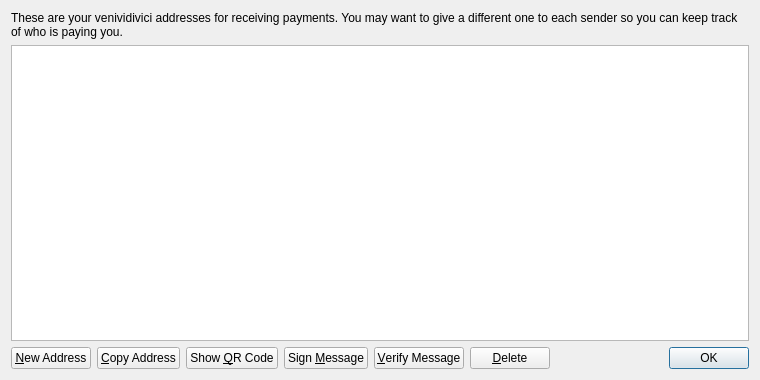
<?xml version="1.0" encoding="UTF-8"?>
<ui version="4.0">
 <class>AddressBookPage</class>
 <widget class="QWidget" name="AddressBookPage">
  <property name="geometry">
   <rect>
    <x>0</x>
    <y>0</y>
    <width>760</width>
    <height>380</height>
   </rect>
  </property>
  <property name="windowTitle">
   <string>Address Book</string>
  </property>
  <layout class="QVBoxLayout" name="verticalLayout">
   <item>
    <widget class="QLabel" name="labelExplanation">
     <property name="text">
      <string>These are your venividivici addresses for receiving payments. You may want to give a different one to each sender so you can keep track of who is paying you.</string>
     </property>
     <property name="textFormat">
      <enum>Qt::PlainText</enum>
     </property>
     <property name="wordWrap">
      <bool>true</bool>
     </property>
    </widget>
   </item>
   <item>
    <widget class="QTableView" name="tableView">
     <property name="contextMenuPolicy">
      <enum>Qt::CustomContextMenu</enum>
     </property>
     <property name="toolTip">
      <string>Double-click to edit address or label</string>
     </property>
     <property name="tabKeyNavigation">
      <bool>false</bool>
     </property>
     <property name="alternatingRowColors">
      <bool>true</bool>
     </property>
     <property name="selectionMode">
      <enum>QAbstractItemView::SingleSelection</enum>
     </property>
     <property name="selectionBehavior">
      <enum>QAbstractItemView::SelectRows</enum>
     </property>
     <property name="sortingEnabled">
      <bool>true</bool>
     </property>
     <attribute name="verticalHeaderVisible">
      <bool>false</bool>
     </attribute>
    </widget>
   </item>
   <item>
    <layout class="QHBoxLayout" name="horizontalLayout">
     <item>
      <widget class="QPushButton" name="newAddressButton">
       <property name="toolTip">
        <string>Create a new address</string>
       </property>
       <property name="text">
        <string>&amp;New Address</string>
       </property>
       <property name="icon">
        <iconset resource="../bitcoin.qrc">
         <normaloff>:/icons/add</normaloff>:/icons/add</iconset>
       </property>
      </widget>
     </item>
     <item>
      <widget class="QPushButton" name="copyToClipboard">
       <property name="toolTip">
        <string>Copy the currently selected address to the system clipboard</string>
       </property>
       <property name="text">
        <string>&amp;Copy Address</string>
       </property>
       <property name="icon">
        <iconset resource="../bitcoin.qrc">
         <normaloff>:/icons/editcopy</normaloff>:/icons/editcopy</iconset>
       </property>
      </widget>
     </item>
     <item>
      <widget class="QPushButton" name="showQRCode">
       <property name="text">
        <string>Show &amp;QR Code</string>
       </property>
       <property name="icon">
        <iconset resource="../bitcoin.qrc">
         <normaloff>:/icons/qrcode</normaloff>:/icons/qrcode</iconset>
       </property>
      </widget>
     </item>
     <item>
      <widget class="QPushButton" name="signMessage">
       <property name="toolTip">
        <string>Sign a message to prove you own a venividivici address</string>
       </property>
       <property name="text">
        <string>Sign &amp;Message</string>
       </property>
       <property name="icon">
        <iconset resource="../bitcoin.qrc">
         <normaloff>:/icons/edit</normaloff>:/icons/edit</iconset>
       </property>
      </widget>
     </item>
     <item>
      <widget class="QPushButton" name="verifyMessage">
       <property name="toolTip">
        <string>Verify a message to ensure it was signed with a specified venividivici address</string>
       </property>
       <property name="text">
        <string>&amp;Verify Message</string>
       </property>
       <property name="icon">
        <iconset resource="../bitcoin.qrc">
         <normaloff>:/icons/transaction_0</normaloff>:/icons/transaction_0</iconset>
       </property>
      </widget>
     </item>
     <item>
      <widget class="QPushButton" name="deleteButton">
       <property name="toolTip">
        <string>Delete the currently selected address from the list</string>
       </property>
       <property name="text">
        <string>&amp;Delete</string>
       </property>
       <property name="icon">
        <iconset resource="../bitcoin.qrc">
         <normaloff>:/icons/remove</normaloff>:/icons/remove</iconset>
       </property>
      </widget>
     </item>
     <item>
      <spacer name="horizontalSpacer">
       <property name="orientation">
        <enum>Qt::Horizontal</enum>
       </property>
       <property name="sizeHint" stdset="0">
        <size>
         <width>40</width>
         <height>20</height>
        </size>
       </property>
      </spacer>
     </item>
     <item>
      <widget class="QDialogButtonBox" name="buttonBox">
       <property name="sizePolicy">
        <sizepolicy hsizetype="Maximum" vsizetype="Fixed">
         <horstretch>0</horstretch>
         <verstretch>0</verstretch>
        </sizepolicy>
       </property>
       <property name="standardButtons">
        <set>QDialogButtonBox::Ok</set>
       </property>
      </widget>
     </item>
    </layout>
   </item>
  </layout>
 </widget>
 <resources>
  <include location="../bitcoin.qrc"/>
 </resources>
 <connections/>
</ui>
